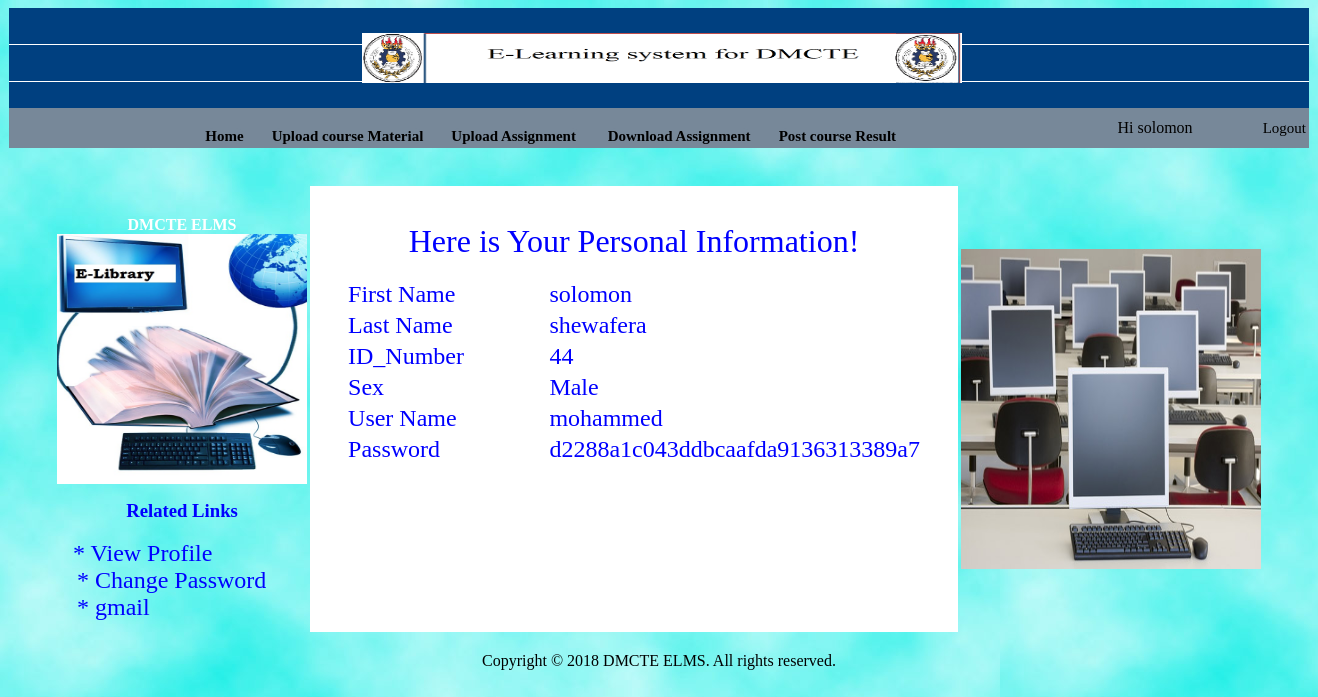
/viewprofileforinstructor.php (signed in), run on an earlier commit of the app's database.
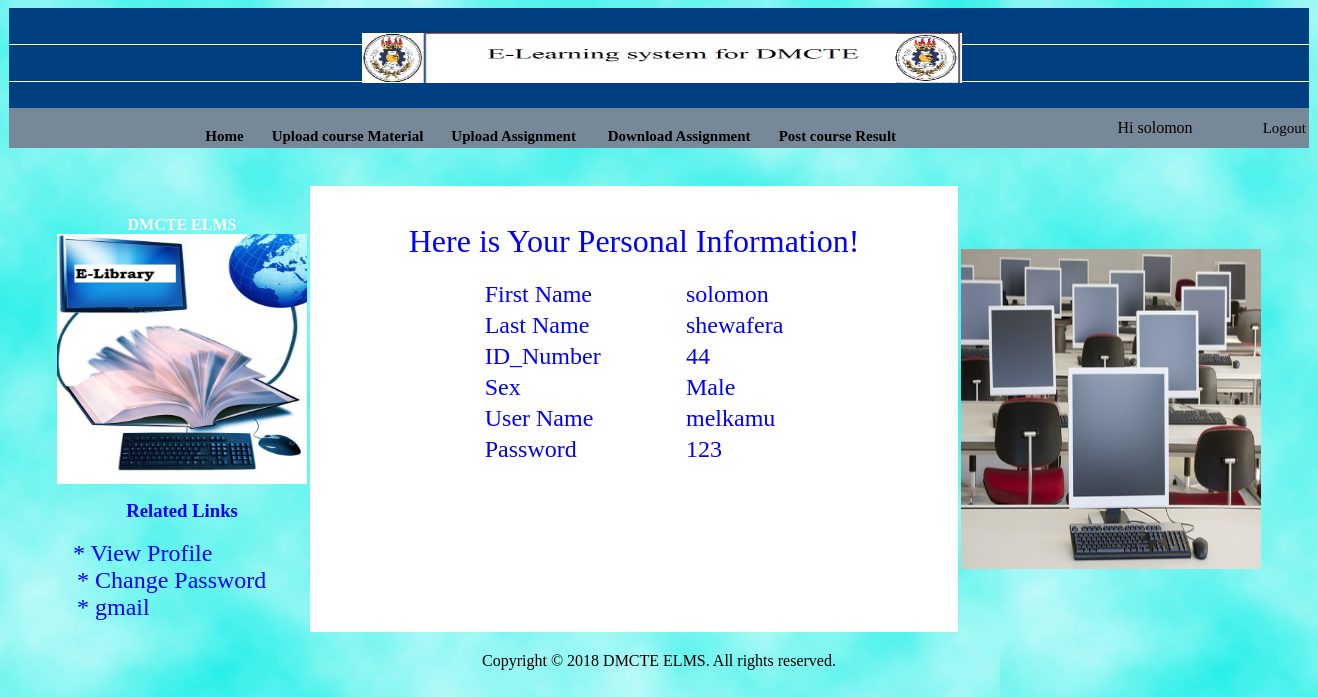
And on a later commit of the database.
### tables this page shows
CREATE TABLE IF NOT EXISTS `instructor` (
  `instructorid` int(11) NOT NULL AUTO_INCREMENT,
  `firstname` varchar(34) NOT NULL,
  `midlename` varchar(34) NOT NULL,
  `lastname` varchar(34) NOT NULL,
  `sex` varchar(6) NOT NULL,
  `departmentid` int(11) NOT NULL,
  `status` varchar(4) NOT NULL,
  PRIMARY KEY (`instructorid`),
  KEY `departmentid` (`departmentid`)
);

CREATE TABLE IF NOT EXISTS `account` (
  `accountid` int(11) NOT NULL AUTO_INCREMENT,
  `instructorid` int(11) NOT NULL,
  `studentid` varchar(23) NOT NULL,
  `username` varchar(34) NOT NULL,
  `password` varchar(34) NOT NULL,
  `usertype` varchar(34) NOT NULL,
  PRIMARY KEY (`accountid`)
);

### viewprofileforinstructor.php (the view, shortened to what this page needs)
<?php
			$user_id=$_SESSION['instructorid'];
			$result=mysql_query("select * from instructor i, account a where i.instructorid='$user_id' and i.instructorid=a.instructorid")or die(mysql_error);
			$row=mysql_fetch_array($result);
            $instructorid=$row['instructorid'];
			$firstname=$row['firstname'];
			$lastname=$row['lastname'];
			$sex=$row['sex'];
			$username=$row['username'];
			$password =  $row['password'];
			?>
<html>
<head>
<link style="text/css" href="1.css" rel="stylesheet">
</head>
<body  onLoad="timeimgs('1');"style="background-image:url(images/background.jpg)"
<table border="0" align="center" >
<tr><td>
<table align="center" border="0" width="1300"height="100" style="background-image:url(images/headerbg.png)">
<tr>
<td  border="0"align="center"></td>
<td  border="0"align="center"><img src="images/header.png" width="600" height="50"></td>
</tr></table>
<table border="0" width="1300"height="40" align="center" bgcolor=#778899 >
<tr>
<td align="center" valign="bottom" class="a"><b><a href="instructor.php"class="a">Home</a>&nbsp;&nbsp;&nbsp;&nbsp;&nbsp;&nbsp;
<a href="uploadcoursematerial.php"class="a">Upload course Material</a>&nbsp;&nbsp;&nbsp;&nbsp;&nbsp;&nbsp;
<a href="uploadassignment.php"class="a">Upload Assignment </a>&nbsp;&nbsp;&nbsp;&nbsp;&nbsp;&nbsp;
<a href=" downloadassignment.php"class="a">Download Assignment</a>&nbsp;&nbsp;&nbsp;&nbsp;&nbsp;&nbsp;
<a href="postcourseresult.php"class="a">Post course Result</a>&nbsp;&nbsp;&nbsp;&nbsp;&nbsp;&nbsp;
</td>
<td>
<?php echo'Hi';echo '&nbsp'; echo $firstname;?></td>
<td align="right" border="0"><a href="logout.php"class="a">Logout</a></td></tr></b>
</table>
<br><br>
<table border="0"  width="1210"height="450"  align="center">
<tr ><td width="210" align="center" valign="center" ><font  color="white" ><b><br>
DMCTE ELMS</b> </font><BR>
<img src="images/e-learning.jpg"  width="250" height="250"></td>
<td width="700" height="300" rowspan=4 align="center"valign="top" bgcolor="#FFFFFF" class="one">
<br><br>
<center><font family="anduls"size="+3" color="blue"> Here is Your Personal Information!</font></center>
<?php
echo '<table border="0" class=""> <tr border="0"><td border="0"><font color="blue" size="+2">First Name&nbsp;&nbsp;&nbsp;&nbsp;&nbsp;&nbsp;&nbsp;&nbsp;&nbsp;&nbsp;&nbsp;
&nbsp;&nbsp;&nbsp;</font></td>';echo"<td border=0>";echo'<font color="blue" size="+2">';echo $firstname; echo'</font>';echo"</td>";echo"</tr>";echo"<br>";?>
<td><font color="blue" size="+2">Last Name</font></td><?php echo"<td>";echo'<font color="blue" size="+2">';echo $lastname; echo'</font>';echo"</td>";echo"</tr>";?>
<td><font color="blue" size="+2">ID_Number</font></td><?php echo"<td>";echo'<font color="blue" size="+2">';echo $instructorid; echo'</font>';echo"</td>";echo"</tr>";?>
<td><font color="blue" size="+2">Sex</font></td><?php echo"<td>";echo'<font color="blue" size="+2">';echo $sex; echo'</font>';echo"</td>";echo"</tr>";?>
<td><font color="blue" size="+2">User Name</font></td><?php echo"<td>";echo'<font color="blue" size="+2">';echo $username;echo'</font>'; echo"</td>";echo"</tr>";?>
<td><font color="blue" size="+2">Password</td><?php echo"<td>";echo'<font color="blue" size="+2">';echo $password; echo'</font>';echo"</td>";echo"</tr>";
?>
<td rowspan=3 width="300" >
<img src="" height="320" width="300" name="demo" >
</td></tr>
<tr>
<td   valign="top" rowspan=3><font  color="blue" >
  <center><b><h3>Related Links</h3></b></center></font>
<a href="viewprofileforinstructor.php"class="b" > &nbsp;&nbsp;&nbsp; <font size="5"  color="blue">* View Profile</font></a><br>
<a href="changepassword.php"class="b">&nbsp;&nbsp;&nbsp;&nbsp; <font size="5"  color="blue"> * Change Password</font></a><br>
<a href="http://www.gmail.com"class="b">&nbsp;&nbsp;&nbsp;&nbsp; <font size="5"  color="blue">  * gmail</font></a></td>
</tr>
</tr><br>
<tr style="background-image:url(images/headerbg.png)" border="0" ><td align="center"   >Copyright © 2018 DMCTE ELMS. All rights reserved.</td>
</tr>
</table></body>
</html>

### 1.css (style rules this page uses)
a.a:link { border-radius:40px; text-decoration:bold; text-decoration: none; background-color:#778899; font-size:15px; color:black; }
.b:link { border-radius:40px; text-decoration:bold; text-decoration: none; color:black; }

What changed in the data, as far as the page shows it:
changed account: username "mohammed" → "melkamu"; password "d2288a1c043ddbcaafda9136313389a7" → "123"
